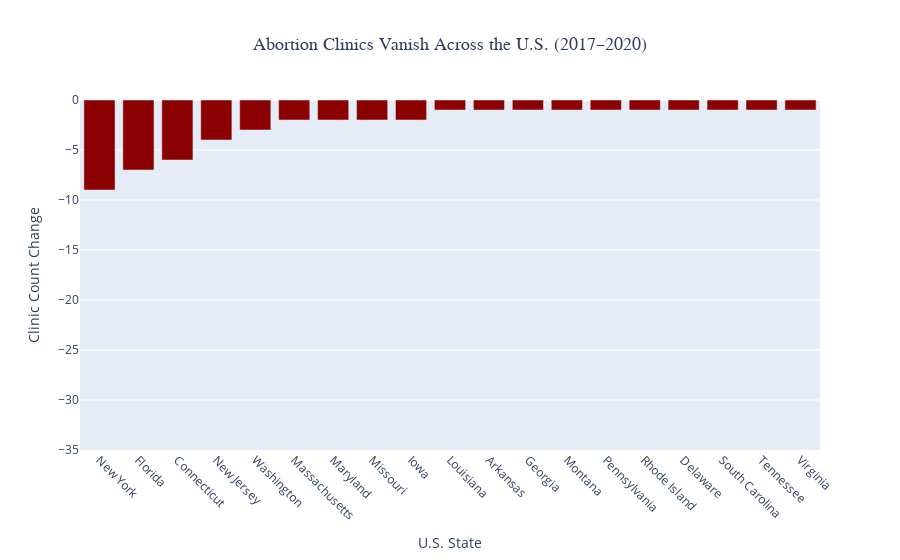

Notebook code cell kept with this figure:
### Code cell
# Filter only declining states
df_decline = df[df['clinic_change'] < 0].sort_values('clinic_change')

fig_b = px.bar(
    df_decline,
    x='U.S. State',
    y='clinic_change',
    title='Abortion Clinics Vanish Across the U.S. (2017–2020)',
    labels={'clinic_change': 'Clinic Count Change'},
    color_discrete_sequence=['darkred']
)

fig_b.update_layout(
    title_font=dict(size=18, family='Arial Black'),
    title_x=0.5,
    yaxis=dict(range=[-35, 0]),
    xaxis_tickangle=45
)

fig_b.show()

### Figure 1 — Plotly figure (JSON) as saved in the notebook; plotly's stock layout.template omitted (floating-point values rounded to 4 significant figures)
{"data": [{"alignmentgroup": "True", "hovertemplate": "U.S. State=%{x}<br>Clinic Count Change=%{y}<extra></extra>", "legendgroup": "", "marker": {"color": "darkred", "pattern": {"shape": ""}}, "name": "", "offsetgroup": "", "orientation": "v", "showlegend": false, "textposition": "auto", "type": "bar", "x": ["New York", "Florida", "Connecticut", "New Jersey", "Washington", "Massachusetts", "Maryland", "Missouri", "Iowa", "Louisiana", "Arkansas", "Georgia", "Montana", "Pennsylvania", "Rhode Island", "Delaware", "South Carolina", "Tennessee", "Virginia"], "xaxis": "x", "y": [-9, -7, -6, -4, -3, -2, -2, -2, -2, -1, -1, -1, -1, -1, -1, -1, -1, -1, -1], "yaxis": "y"}], "layout": {"barmode": "relative", "legend": {"tracegroupgap": 0}, "title": {"font": {"family": "Arial Black", "size": 18}, "text": "Abortion Clinics Vanish Across the U.S. (2017–2020)", "x": 0.5}, "xaxis": {"anchor": "y", "domain": [0, 1], "tickangle": 45, "title": {"text": "U.S. State"}}, "yaxis": {"anchor": "x", "domain": [0, 1], "range": [-35, 0], "title": {"text": "Clinic Count Change"}}}}
